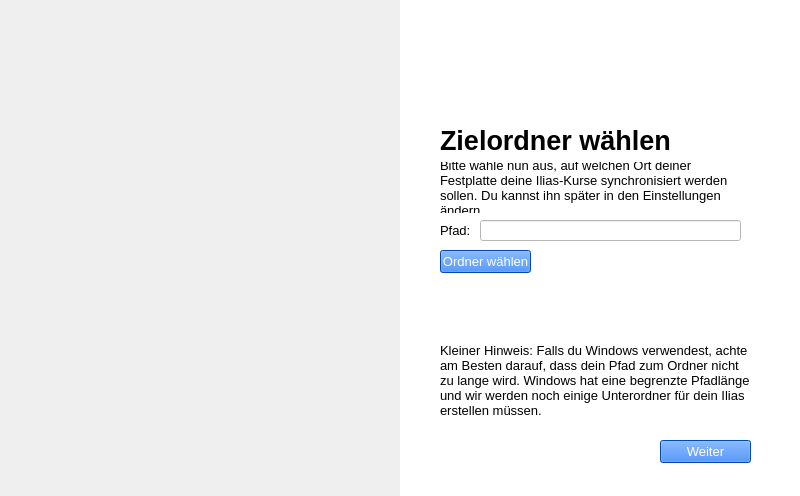
<?xml version="1.0" encoding="UTF-8"?>
<ui version="4.0">
 <class>Form</class>
 <widget class="QWidget" name="Form">
  <property name="geometry">
   <rect>
    <x>0</x>
    <y>0</y>
    <width>800</width>
    <height>496</height>
   </rect>
  </property>
  <property name="windowTitle">
   <string>Form</string>
  </property>
  <widget class="QLabel" name="picture">
   <property name="geometry">
    <rect>
     <x>0</x>
     <y>0</y>
     <width>400</width>
     <height>500</height>
    </rect>
   </property>
   <property name="text">
    <string>&lt;html&gt;&lt;head/&gt;&lt;body&gt;&lt;p&gt;&lt;img src=&quot;:/test/pictures/IMG_4740.jpg&quot;/&gt;&lt;/p&gt;&lt;/body&gt;&lt;/html&gt;</string>
   </property>
  </widget>
  <widget class="QWidget" name="widget" native="true">
   <property name="geometry">
    <rect>
     <x>400</x>
     <y>0</y>
     <width>400</width>
     <height>500</height>
    </rect>
   </property>
   <property name="styleSheet">
    <string notr="true">background-color: rgb(255, 255, 255)</string>
   </property>
   <widget class="QLabel" name="label2">
    <property name="geometry">
     <rect>
      <x>40</x>
      <y>220</y>
      <width>31</width>
      <height>21</height>
     </rect>
    </property>
    <property name="font">
     <font>
      <family>Segoe UI</family>
      <pointsize>10</pointsize>
      <weight>50</weight>
      <italic>false</italic>
      <bold>false</bold>
     </font>
    </property>
    <property name="styleSheet">
     <string notr="true">color: rgb(0, 0, 0);
font: 10pt &quot;Segoe UI&quot;;</string>
    </property>
    <property name="text">
     <string>Pfad:</string>
    </property>
    <property name="wordWrap">
     <bool>true</bool>
    </property>
   </widget>
   <widget class="QPushButton" name="button_select_path">
    <property name="geometry">
     <rect>
      <x>40</x>
      <y>250</y>
      <width>91</width>
      <height>23</height>
     </rect>
    </property>
    <property name="font">
     <font>
      <family>Segoe UI</family>
      <pointsize>10</pointsize>
     </font>
    </property>
    <property name="styleSheet">
     <string notr="true">background-color: rgb(0, 101, 255);
color: rgb(255, 255, 255);
border-radius: 20p;</string>
    </property>
    <property name="text">
     <string>Ordner wählen</string>
    </property>
   </widget>
   <widget class="QPushButton" name="button_continue">
    <property name="geometry">
     <rect>
      <x>260</x>
      <y>440</y>
      <width>91</width>
      <height>23</height>
     </rect>
    </property>
    <property name="font">
     <font>
      <family>Segoe UI</family>
      <pointsize>10</pointsize>
     </font>
    </property>
    <property name="styleSheet">
     <string notr="true">background-color: rgb(0, 101, 255);
color: rgb(255, 255, 255);
border-radius: 20p;</string>
    </property>
    <property name="text">
     <string>Weiter</string>
    </property>
   </widget>
   <widget class="QLineEdit" name="lineedit_path">
    <property name="enabled">
     <bool>false</bool>
    </property>
    <property name="geometry">
     <rect>
      <x>80</x>
      <y>220</y>
      <width>261</width>
      <height>21</height>
     </rect>
    </property>
   </widget>
   <widget class="QLabel" name="label_description_2">
    <property name="geometry">
     <rect>
      <x>40</x>
      <y>330</y>
      <width>311</width>
      <height>101</height>
     </rect>
    </property>
    <property name="font">
     <font>
      <family>Segoe UI</family>
      <pointsize>10</pointsize>
      <weight>50</weight>
      <italic>false</italic>
      <bold>false</bold>
     </font>
    </property>
    <property name="styleSheet">
     <string notr="true">color: rgb(0, 0, 0);
font: 10pt &quot;Segoe UI&quot;;</string>
    </property>
    <property name="text">
     <string>Kleiner Hinweis: Falls du Windows verwendest, achte am Besten darauf, dass dein Pfad zum Ordner nicht zu lange wird. Windows hat eine begrenzte Pfadlänge und wir werden noch einige Unterordner für dein Ilias erstellen müssen.</string>
    </property>
    <property name="wordWrap">
     <bool>true</bool>
    </property>
   </widget>
  </widget>
  <widget class="QLabel" name="label_description">
   <property name="geometry">
    <rect>
     <x>440</x>
     <y>162</y>
     <width>311</width>
     <height>51</height>
    </rect>
   </property>
   <property name="font">
    <font>
     <family>Segoe UI</family>
     <pointsize>10</pointsize>
     <weight>50</weight>
     <italic>false</italic>
     <bold>false</bold>
    </font>
   </property>
   <property name="styleSheet">
    <string notr="true">color: rgb(0, 0, 0);
font: 10pt &quot;Segoe UI&quot;;</string>
   </property>
   <property name="text">
    <string>Bitte wähle nun aus, auf welchen Ort deiner Festplatte deine Ilias-Kurse synchronisiert werden sollen. Du kannst ihn später in den Einstellungen ändern.</string>
   </property>
   <property name="wordWrap">
    <bool>true</bool>
   </property>
  </widget>
  <widget class="QLabel" name="label">
   <property name="geometry">
    <rect>
     <x>440</x>
     <y>120</y>
     <width>240</width>
     <height>41</height>
    </rect>
   </property>
   <property name="font">
    <font>
     <family>Segoe UI</family>
     <pointsize>20</pointsize>
     <weight>75</weight>
     <bold>true</bold>
    </font>
   </property>
   <property name="text">
    <string>Zielordner wählen</string>
   </property>
  </widget>
  <zorder>widget</zorder>
  <zorder>picture</zorder>
  <zorder>label_description</zorder>
  <zorder>label</zorder>
 </widget>
 <resources>
  <include location="resources.qrc"/>
 </resources>
 <connections/>
</ui>
